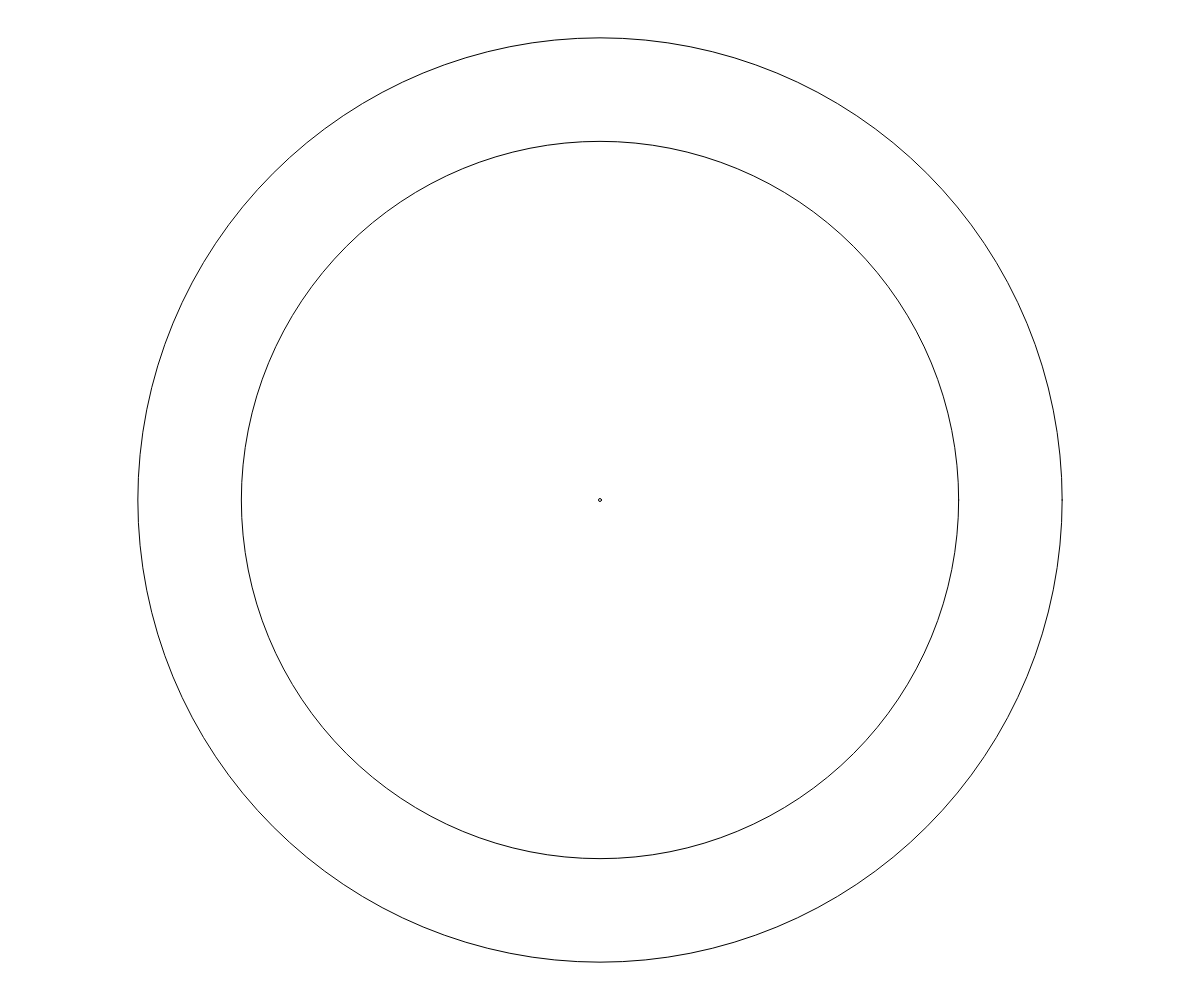
Frame 1 (no input)
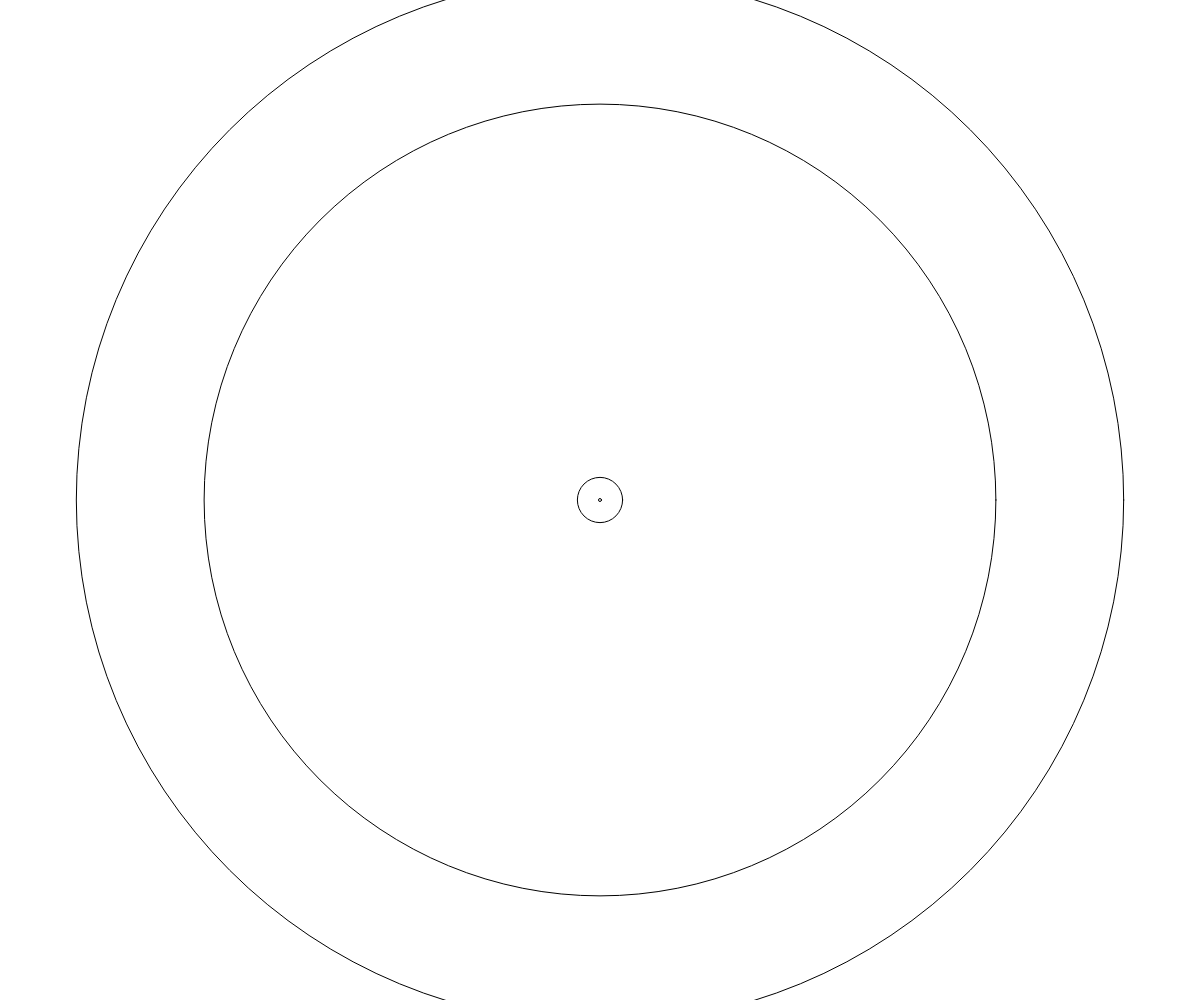
Frame 60 (no input)
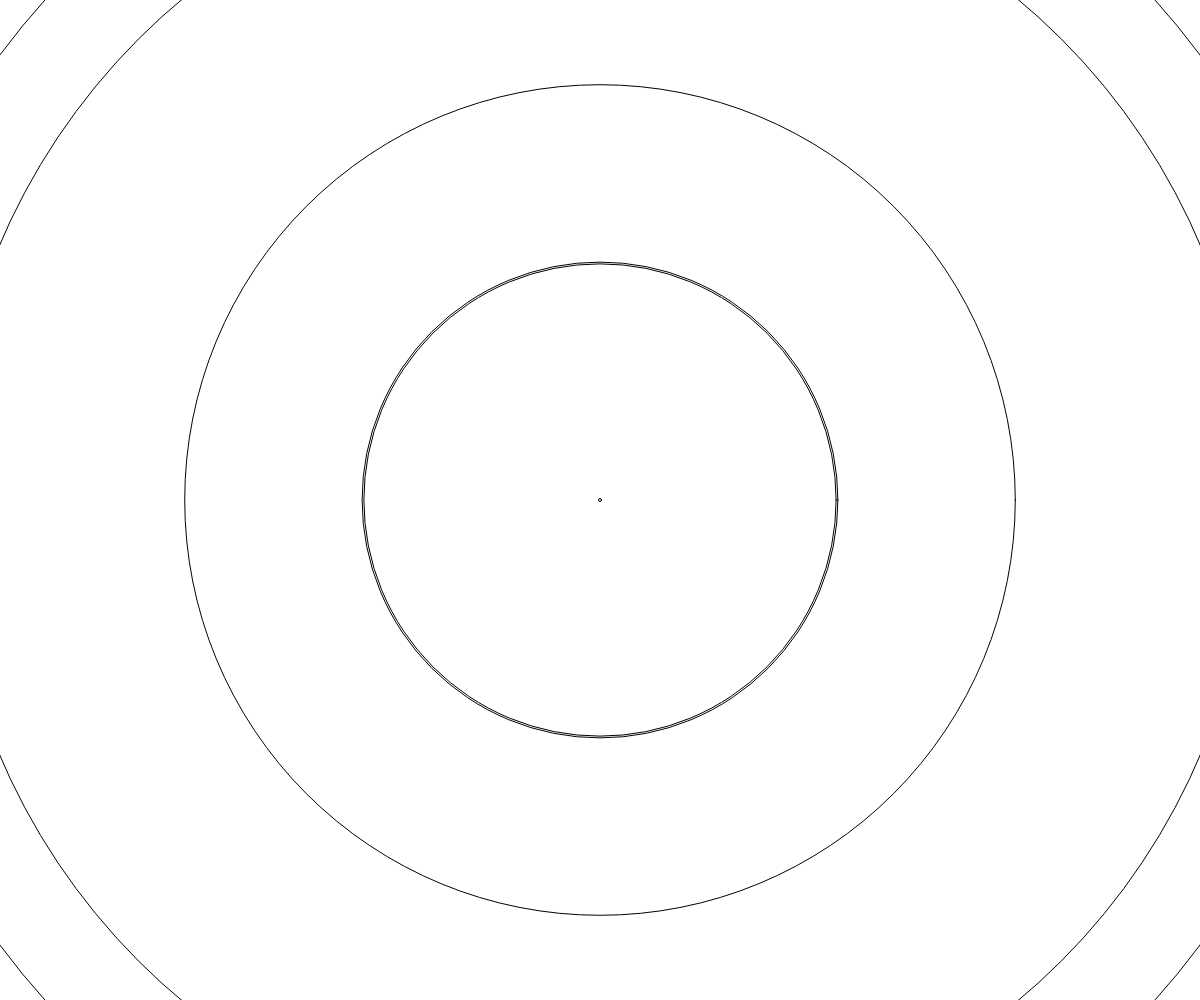
Frame 120 (the mouse pressed at the canvas centre since frame 60)

The p5.js sketch that drew these frames (run headless with seeded random() and noise() and a simulated clock; from frame 60 on, the mouse is pressed at the canvas centre):

// p5.js sketch
// ── sketch.js
function setup() {
	createCanvas(windowWidth, windowHeight);
}


function draw() {
  background(255);
  noFill();
  for (var i = 3; i < 2000; i += random(1000)) {
    ellipse(width / 2, height / 2, i, i);
  }
}

function windowResized() {
	resizeCanvas(windowWidth, windowHeight);
}


// ── ochentayocho.css

canvas { position:fixed; top:0; left:0; z-index:1; }
#contenu { position:relative; z-index:2; }
